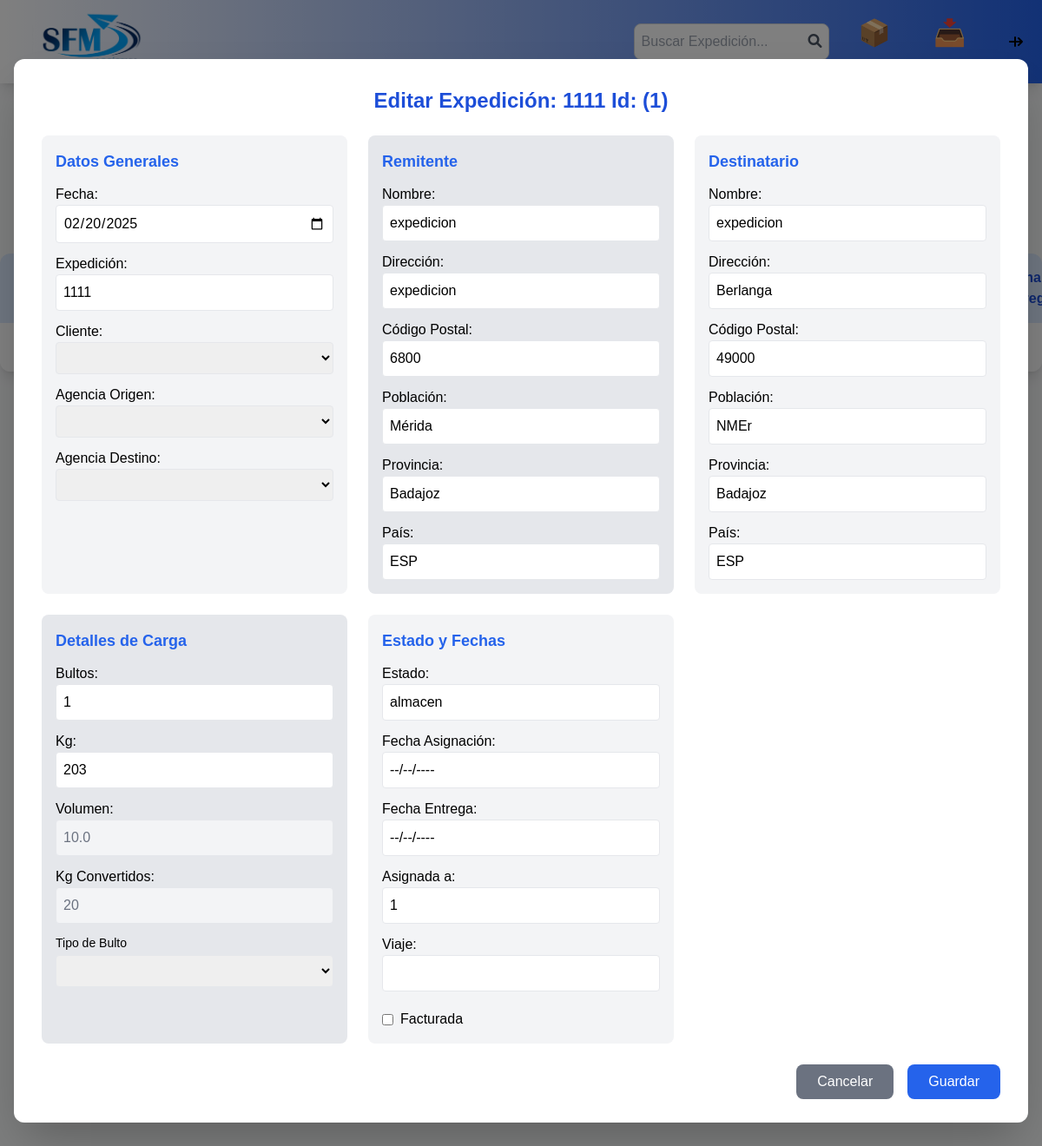
Before: /consultar_expedicion?id=1 with the older database file.
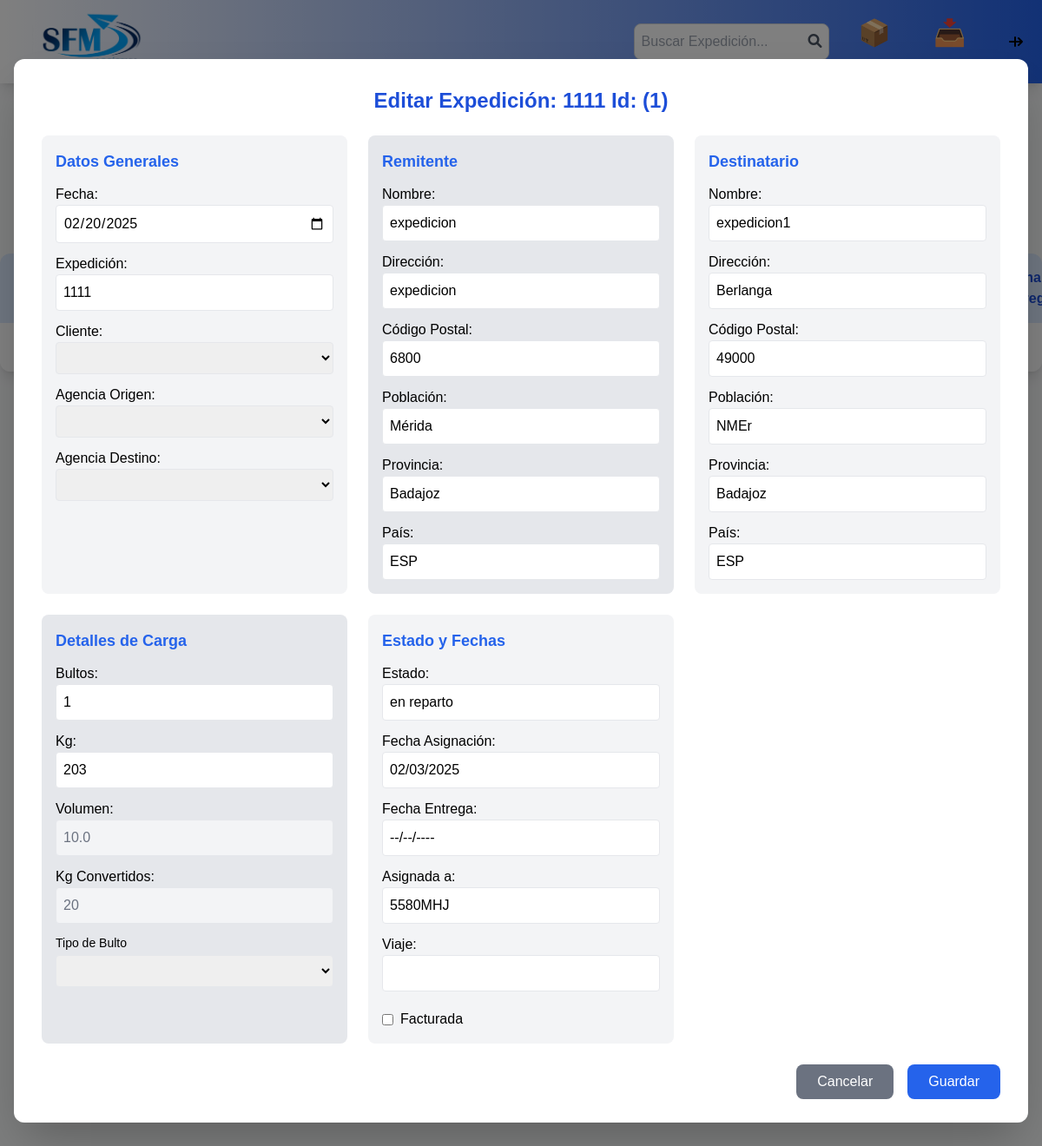
After: the same page with the newer database file.
### models.py (models this page shows, shortened)
class Expedicion(Base):
    __tablename__ = "expedicion"
    id = Column(Integer, primary_key=True, autoincrement=True, nullable=False)
    fecha = Column(DateTime, nullable=False)
    expedicion = Column(String, nullable=False)
    agencia_origen = Column(String(200), nullable=False)
    agencia_destino = Column(String(200), nullable=False)
    cliente = Column(String(200), nullable=False)
    remitente = Column(String(200), nullable=False)
    dir_remitente = Column(String(200), nullable=True)
    cod_postal_remitente = Column(Integer, nullable=False)
    poblacion_remitente = Column(String(200), nullable=False)
    provincia_remitente = Column(String(200), nullable=False)
    pais_remitente = Column(String(100), nullable=False)
    tlf_remitente = Column(String(200), nullable=True)
    destinatario = Column(String(200), nullable=False)
    dir_destinatario = Column(String(200), nullable=False)
    cod_postal_destinatario = Column(Integer, nullable=False)
    poblacion_destinatario = Column(String(200), nullable=False)
    provincia_destinatario = Column(String(200), nullable=False)
    pais_destinatario = Column(String(100), nullable=False)
    tlf_destinatario = Column(String(200), nullable=True)
    bultos = Column(Integer, nullable=False)
    kg = Column(Integer, nullable=False)
    volumen = Column(Float, nullable=True)
    kg_conv = Column(Integer, nullable=False)
    tipo_bulto = Column(String(100), nullable=True)
    reembolso = Column(Float, nullable=True, default=0.0)
    estado = Column(Enum("almacen", "en reparto", "entregado", name="estado_expedicion"), nullable=False,
                    default="almacen")
    fecha_asignacion = Column(DateTime, nullable=True)
    fecha_entrega = Column(DateTime, nullable=True)
    facturada = Column(Boolean, default=False)
    asignada_a = Column(String, default=True)
    viaje = Column(Integer, nullable=True)
    ingreso_com_reembolso = Column(Float, nullable=True, default=0.0)
    ingreso_distribucion = Column(Float, nullable=True, default=0.0)
    ingreso_cargo_adicional = Column(Float, nullable=True, default=0.0)
    coste_reparto = Column(Float, nullable=True, default=0.0)
    coste_arrastre = Column(Float, nullable=True, default=0.0)
    coste_removido = Column(Float, nullable=True, default=0.0)
    coste_distribucion = Column(Float, nullable=True, default=0.0)
    albaran_entrega = Column(Boolean, default=False)
    albaran_cliente = Column(Boolean, default=False)
    observaciones = Column(String(200), nullable=True)
    incidencia_tipo = Column(Enum("ausente", "rechazado", "sin tiempo", "0", name="incidencia_tipo"), nullable=True,
                    default="0")
    fecha_incidencia = Column(DateTime, nullable=True)
    incidencia_ampliacion = Column(String(200), nullable=True)
    dev_alb_firmado = Column(Boolean, default=False)
    __table_args__ = (
        UniqueConstraint('expedicion', 'cliente', name='_expedicion_cliente_uc'),
    )

### metodos/consultar_expedicion.py (the view)
    @app.route('/consultar_expedicion', methods=['GET'])
    def consultar_expedicion():
        expedicion_id = request.args.get('id')
        if not expedicion_id:
            return render_template('repartos.html', error="Por favor, ingrese un número de expedición.")
        expedicion = db.session.query(Expedicion).filter_by(id=expedicion_id).first()
        if not expedicion:
            expedicion = db.session.query(Expedicion).filter_by(expedicion=expedicion_id).first()
        if not expedicion:
            return render_template('repartos.html', error="Expedición no encontrada.")
        return render_template('repartos.html', expedicion=expedicion, abrir_modal=True)

### metodos/consultar_expedicion.py (called while the page is built)
def ruta_consultar_expedicion(app):
    @app.route('/consultar_expedicion', methods=['GET'])
    def consultar_expedicion():
        expedicion_id = request.args.get('id')
        if not expedicion_id:
            return render_template('repartos.html', error="Por favor, ingrese un número de expedición.")
        expedicion = db.session.query(Expedicion).filter_by(id=expedicion_id).first()
        if not expedicion:
            expedicion = db.session.query(Expedicion).filter_by(expedicion=expedicion_id).first()
        if not expedicion:
            return render_template('repartos.html', error="Expedición no encontrada.")
        return render_template('repartos.html', expedicion=expedicion, abrir_modal=True)

### templates/repartos.html (shortened to what the changed rows need)
<!DOCTYPE html>
<html lang="es">
<head>
    <link href="https://cdnjs.cloudflare.com/ajax/libs/font-awesome/6.0.0-beta3/css/all.min.css" rel="stylesheet">
    <script src="https://cdn.tailwindcss.com"></script>
</head>
<body class="bg-gray-50">
    <div class="flex flex-col mt-6 mx-6">
        <h2 class="text-2xl font-semibold text-blue-700 mb-6">Gestión de repartos</h2>
</div>
        <div class="overflow-x-auto bg-white shadow-lg rounded-xl">
            <table id="expedicionTable" class="min-w-full table-auto">
                <thead>
                    <tr class="bg-blue-100 text-blue-700">
                        <th class="px-6 py-4 text-left">ID</th>
                        <th class="px-6 py-4 text-left">Fecha</th>
                        <th class="px-6 py-4 text-left">Expedición</th>
                        <th class="px-6 py-4 text-left">Cliente</th>
                        <th class="px-6 py-4 text-left">Destinatario</th>
                        <th class="px-6 py-4 text-left">Bultos</th>
                        <th class="px-6 py-4 text-left">Kg</th>
                        <th class="px-6 py-4 text-left">Estado</th>
                        <th class="px-6 py-4 text-left">Fecha Asignado</th>
                        <th class="px-6 py-4 text-left">Asignado</th>
                        <th class="px-6 py-4 text-left">Viaje</th>
                        <th class="px-6 py-4 text-left">Fecha Entrega</th>
                    </tr>
                </thead>
            </table>
        </div>
    {% include 'modal_grabar_expedicion.html' %}
    {% include 'modal_editar_expedicion_simple.html' %}
</body>
</html>

### templates/modal_editar_expedicion_simple.html (shortened to what the changed rows need)
<!DOCTYPE html>
<html lang="es">
<head>
    <script src="https://cdn.tailwindcss.com"></script>
</head>
<body>
<div id="expedicionEditModalSimple" class="fixed inset-0 flex items-center justify-center bg-black bg-opacity-50 {% if not expedicion %}hidden{% endif %}">
    <div class="bg-white rounded-xl shadow-2xl w-full max-w-7xl mx-4 p-8 max-h-[90vh] overflow-y-auto">
        <h2 class="text-2xl font-bold mb-6 text-blue-700 text-center">Editar Expedición: {{ expedicion.expedicion }} Id: ({{ expedicion.id }})</h2>
        <form id="expedicionEditForm" method="POST" action="{{ url_for('editar_expedicion_simple', id=expedicion.id) if expedicion else '#' }}">
            <div class="grid grid-cols-1 md:grid-cols-3 gap-6">
                <div class="bg-gray-100 p-4 rounded-lg">
                    <div class="grid gap-3">
                        <label class="block">Fecha:
                            <input type="date" name="fecha" class="w-full p-2 border rounded"
                                   value="{{ expedicion.fecha.strftime('%Y-%m-%d') if expedicion and expedicion.fecha else '' }}" required>
                        </label>
                        <label class="block">Expedición:
                            <input type="number" name="expedicion" class="w-full p-2 border rounded"
                                   value="{{ expedicion.expedicion if expedicion else '' }}" required>
                        </label>
                    </div>
                </div>
                <div class="bg-gray-200 p-4 rounded-lg">
                    <div class="grid gap-3">
                        <label class="block">Nombre:
                            <input type="text" name="remitente" class="w-full p-2 border rounded"
                                   value="{{ expedicion.remitente if expedicion else '' }}" required>
                        </label>
                        <label class="block">Dirección:
                            <input type="text" name="dir_remitente" class="w-full p-2 border rounded"
                                   value="{{ expedicion.dir_remitente if expedicion else '' }}">
                        </label>
                        <label class="block">Código Postal:
                            <input type="number" name="cod_postal_remitente" class="w-full p-2 border rounded"
                                   value="{{ expedicion.cod_postal_remitente if expedicion else '' }}" required>
                        </label>
                        <label class="block">Población:
                            <input type="text" name="poblacion_remitente" class="w-full p-2 border rounded"
                                   value="{{ expedicion.poblacion_remitente if expedicion else '' }}">
                        </label>
                        <label class="block">Provincia:
                            <input type="text" name="provincia_remitente" class="w-full p-2 border rounded"
                                   value="{{ expedicion.provincia_remitente if expedicion else '' }}">
                        </label>
                        <label class="block">País:
                            <input type="text" name="pais_remitente" class="w-full p-2 border rounded"
                                   value="{{ expedicion.pais_remitente if expedicion else '' }}" required>
                        </label>
                    </div>
                </div>
                <div class="bg-gray-100 p-4 rounded-lg">
                    <div class="grid gap-3">
                        <label class="block">Nombre:
                            <input type="text" name="destinatario" class="w-full p-2 border rounded"
                                   value="{{ expedicion.destinatario if expedicion else '' }}" required>
                        </label>
                        <label class="block">Dirección:
                            <input type="text" name="dir_destinatario" class="w-full p-2 border rounded"
                                   value="{{ expedicion.dir_destinatario if expedicion else '' }}" required>
                        </label>
                        <label class="block">Código Postal:
                            <input type="number" name="cod_postal_destinatario" class="w-full p-2 border rounded"
                                   value="{{ expedicion.cod_postal_destinatario if expedicion else '' }}" required>
                        </label>
                        <label class="block">Población:
                            <input type="text" name="poblacion_destinatario" class="w-full p-2 border rounded"
                                   value="{{ expedicion.poblacion_destinatario if expedicion else '' }}" required>
                        </label>
                        <label class="block">Provincia:
                            <input type="text" name="provincia_destinatario" class="w-full p-2 border rounded"
                                   value="{{ expedicion.provincia_destinatario if expedicion else '' }}" required>
                        </label>
                        <label class="block">País:
                            <input type="text" name="pais_destinatario" class="w-full p-2 border rounded"
                                   value="{{ expedicion.pais_destinatario if expedicion else '' }}" required>
                        </label>
                    </div>
                </div>
                <div class="bg-gray-200 p-4 rounded-lg">
                    <div class="grid gap-3">
                        <label class="block">Bultos:
                            <input type="number" name="bultos" class="w-full p-2 border rounded"
                                   value="{{ expedicion.bultos if expedicion else '' }}" required>
                        </label>
                        <label class="block">Kg:
                            <input type="number" name="kg" class="w-full p-2 border rounded"
                                   value="{{ expedicion.kg if expedicion else '' }}" required>
                        </label>
                        <label class="block">Volumen:
                            <input type="number" step="0.01" name="volumen" class="w-full p-2 border rounded bg-gray-100 cursor-not-allowed text-gray-500"
                                   value="{{ expedicion.volumen if expedicion else '' }}" readonly>
                        </label>
                        <label class="block">Kg Convertidos:
                            <input type="number" name="kg_conv" class="w-full p-2 border rounded bg-gray-100 cursor-not-allowed text-gray-500"
                                   value="{{ expedicion.kg_conv if expedicion else '' }}" readonly>
                        </label>
                    </div>
                </div>
                <div class="bg-gray-100 p-4 rounded-lg">
                    <div class="grid gap-3">
                        <label class="block">Estado:
                            <input type="text" step="0.01" id="editEstado" name="estado" class="w-full p-2 border rounded"
                               value="{{ expedicion.estado if expedicion else '' }}">
                        </label>
                        <label class="block">Fecha Asignación:
    <input type="text" name="fecha_asignacion" class="w-full p-2 border rounded"
           value="{% if expedicion and expedicion.fecha_asignacion %}{{ expedicion.fecha_asignacion.strftime('%d/%m/%Y') }}{% else %}--/--/----{% endif %}"
           readonly>
</label>
                        <label class="block">Fecha Entrega:
    <input type="text" name="fecha_entrega" class="w-full p-2 border rounded"
           value="{% if expedicion and expedicion.fecha_entrega %}{{ expedicion.fecha_entrega.strftime('%d/%m/%Y') }}{% else %}--/--/----{% endif %}"
           readonly>
</label>
                        <label class="block">Asignada a:
                            <input type="text" name="asignada_a" class="w-full p-2 border rounded"
                                   value="{{ expedicion.asignada_a if expedicion else '' }}">
                        </label>
                        <label class="block">Viaje:
                            <input type="number" name="viaje" class="w-full p-2 border rounded"
                                   value="{{ expedicion.viaje if expedicion else '' }}">
                        </label>
                        <div class="flex items-center mt-2">
                            <input type="checkbox" name="facturada" class="mr-2"
                                   {% if expedicion and expedicion.facturada %}checked{% endif %}>
                            <label>Facturada</label>
                        </div>
                    </div>
                </div>
            </div>
            <div class="flex justify-end space-x-4 mt-6">
            </div>
        </form>
    </div>
</div>
</body>
</html>

Changed rows visible on the page:
changed Expedicion "expedicion": destinatario "expedicion" → "expedicion1"; estado "almacen" → "en reparto"; fecha_asignacion "--/--/----" → "02/03/2025"; asignada_a "1" → "5580MHJ"
